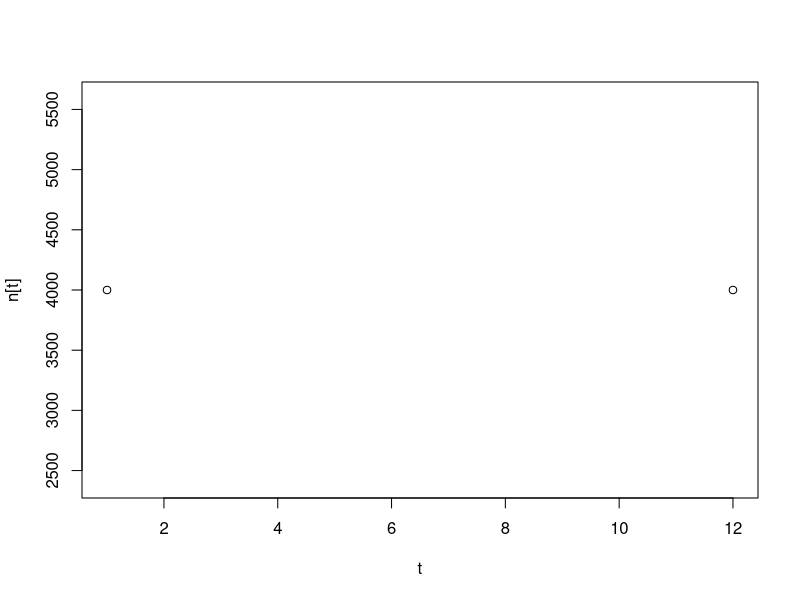

The R source for this figure:
# Chenchen Gao
# EBIO 4420
# Lab8
# Mar 12, 2021



#########

#Problem 3: Recall problem #7 from Week 4's lab (on writing loops). 

#Function defination: the discrete-time logistic growth equation, used in many models of population abundance over time.
#a. Create a new script contain code
#b. Turn the logistic growth model code into a function
#c. Add code to the function so that it produces a plot

growthFunction <- function( t, n ){
  n[1] <- 2500 #the abundance of the population at time 1
  K <- 10000 #environmental carrying capacity for the population
  r <- 0.8 #intrinsic growth rate of the population
  # make two vectors:
  t <- 1:12 #Time
  n[t] <- n[t-1] + ( r * n[t-1] * (K - n[t-1])/K )
  
  plot(t, n[t]) # plot results
  
  # make a matrix of results:
  myMatrix <- cbind(t, n[t])
  return(myMatrix) # return results
}

#d. Following the function, write a line(s) of code that calls the function 
results <- growthFunction(10, 2)


#e. Writes the data set to a file 
colnames(results) <- c("time", "abundance")
setwd("~/Documents/STUDY/EBIO/EBIO4420/CompBioLabsAndHW/LAB08/")
write.csv(x = results, file = "myfile.csv", row.names = FALSE)


